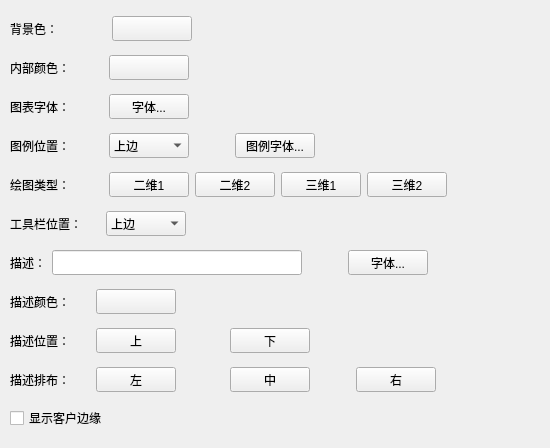
        <widget class="QWidget" name="page">
         <widget class="QWidget" name="layoutWidget">
          <property name="geometry">
           <rect>
            <x>10</x>
            <y>8</y>
            <width>531</width>
            <height>431</height>
           </rect>
          </property>
          <layout class="QVBoxLayout" name="verticalLayout_2">
           <item>
            <layout class="QHBoxLayout" name="horizontalLayout_3">
             <item>
              <widget class="QLabel" name="label">
               <property name="text">
                <string>背景色：</string>
               </property>
              </widget>
             </item>
             <item>
              <spacer name="horizontalSpacer_2">
               <property name="orientation">
                <enum>Qt::Horizontal</enum>
               </property>
               <property name="sizeType">
                <enum>QSizePolicy::Fixed</enum>
               </property>
               <property name="sizeHint" stdset="0">
                <size>
                 <width>48</width>
                 <height>20</height>
                </size>
               </property>
              </spacer>
             </item>
             <item>
              <widget class="QPushButton" name="backColorBtn">
               <property name="minimumSize">
                <size>
                 <width>80</width>
                 <height>25</height>
                </size>
               </property>
               <property name="maximumSize">
                <size>
                 <width>80</width>
                 <height>25</height>
                </size>
               </property>
               <property name="text">
                <string/>
               </property>
              </widget>
             </item>
             <item>
              <spacer name="horizontalSpacer_3">
               <property name="orientation">
                <enum>Qt::Horizontal</enum>
               </property>
               <property name="sizeHint" stdset="0">
                <size>
                 <width>40</width>
                 <height>20</height>
                </size>
               </property>
              </spacer>
             </item>
            </layout>
           </item>
           <item>
            <layout class="QHBoxLayout" name="horizontalLayout_4">
             <item>
              <widget class="QLabel" name="label_2">
               <property name="text">
                <string>内部颜色：</string>
               </property>
              </widget>
             </item>
             <item>
              <spacer name="horizontalSpacer_4">
               <property name="orientation">
                <enum>Qt::Horizontal</enum>
               </property>
               <property name="sizeType">
                <enum>QSizePolicy::Fixed</enum>
               </property>
               <property name="sizeHint" stdset="0">
                <size>
                 <width>33</width>
                 <height>20</height>
                </size>
               </property>
              </spacer>
             </item>
             <item>
              <widget class="QPushButton" name="interColorBtn">
               <property name="minimumSize">
                <size>
                 <width>80</width>
                 <height>25</height>
                </size>
               </property>
               <property name="maximumSize">
                <size>
                 <width>80</width>
                 <height>25</height>
                </size>
               </property>
               <property name="text">
                <string/>
               </property>
              </widget>
             </item>
             <item>
              <spacer name="horizontalSpacer_5">
               <property name="orientation">
                <enum>Qt::Horizontal</enum>
               </property>
               <property name="sizeHint" stdset="0">
                <size>
                 <width>40</width>
                 <height>20</height>
                </size>
               </property>
              </spacer>
             </item>
            </layout>
           </item>
           <item>
            <layout class="QHBoxLayout" name="horizontalLayout_5">
             <item>
              <widget class="QLabel" name="label_3">
               <property name="text">
                <string>图表字体：</string>
               </property>
              </widget>
             </item>
             <item>
              <spacer name="horizontalSpacer_6">
               <property name="orientation">
                <enum>Qt::Horizontal</enum>
               </property>
               <property name="sizeType">
                <enum>QSizePolicy::Fixed</enum>
               </property>
               <property name="sizeHint" stdset="0">
                <size>
                 <width>33</width>
                 <height>20</height>
                </size>
               </property>
              </spacer>
             </item>
             <item>
              <widget class="QPushButton" name="diagramFontBtn">
               <property name="minimumSize">
                <size>
                 <width>80</width>
                 <height>25</height>
                </size>
               </property>
               <property name="maximumSize">
                <size>
                 <width>80</width>
                 <height>25</height>
                </size>
               </property>
               <property name="text">
                <string>字体...</string>
               </property>
              </widget>
             </item>
             <item>
              <spacer name="horizontalSpacer_7">
               <property name="orientation">
                <enum>Qt::Horizontal</enum>
               </property>
               <property name="sizeHint" stdset="0">
                <size>
                 <width>40</width>
                 <height>20</height>
                </size>
               </property>
              </spacer>
             </item>
            </layout>
           </item>
           <item>
            <layout class="QHBoxLayout" name="horizontalLayout_6">
             <item>
              <widget class="QLabel" name="label_4">
               <property name="text">
                <string>图例位置：</string>
               </property>
              </widget>
             </item>
             <item>
              <spacer name="horizontalSpacer_8">
               <property name="orientation">
                <enum>Qt::Horizontal</enum>
               </property>
               <property name="sizeType">
                <enum>QSizePolicy::Fixed</enum>
               </property>
               <property name="sizeHint" stdset="0">
                <size>
                 <width>33</width>
                 <height>20</height>
                </size>
               </property>
              </spacer>
             </item>
             <item>
              <widget class="QComboBox" name="comboBox">
               <property name="minimumSize">
                <size>
                 <width>80</width>
                 <height>25</height>
                </size>
               </property>
               <property name="maximumSize">
                <size>
                 <width>80</width>
                 <height>25</height>
                </size>
               </property>
               <item>
                <property name="text">
                 <string>上边</string>
                </property>
               </item>
               <item>
                <property name="text">
                 <string>下边</string>
                </property>
               </item>
               <item>
                <property name="text">
                 <string>左边</string>
                </property>
               </item>
               <item>
                <property name="text">
                 <string>右边</string>
                </property>
               </item>
               <item>
                <property name="text">
                 <string>隐藏</string>
                </property>
               </item>
              </widget>
             </item>
             <item>
              <spacer name="horizontalSpacer_9">
               <property name="orientation">
                <enum>Qt::Horizontal</enum>
               </property>
               <property name="sizeType">
                <enum>QSizePolicy::Fixed</enum>
               </property>
               <property name="sizeHint" stdset="0">
                <size>
                 <width>40</width>
                 <height>20</height>
                </size>
               </property>
              </spacer>
             </item>
             <item>
              <widget class="QPushButton" name="valueFontBtn">
               <property name="minimumSize">
                <size>
                 <width>80</width>
                 <height>25</height>
                </size>
               </property>
               <property name="maximumSize">
                <size>
                 <width>80</width>
                 <height>25</height>
                </size>
               </property>
               <property name="text">
                <string>图例字体...</string>
               </property>
              </widget>
             </item>
             <item>
              <spacer name="horizontalSpacer_10">
               <property name="orientation">
                <enum>Qt::Horizontal</enum>
               </property>
               <property name="sizeHint" stdset="0">
                <size>
                 <width>40</width>
                 <height>20</height>
                </size>
               </property>
              </spacer>
             </item>
            </layout>
           </item>
           <item>
            <layout class="QHBoxLayout" name="horizontalLayout_19">
             <item>
              <widget class="QLabel" name="label_17">
               <property name="text">
                <string>绘图类型：</string>
               </property>
              </widget>
             </item>
             <item>
              <spacer name="horizontalSpacer_39">
               <property name="orientation">
                <enum>Qt::Horizontal</enum>
               </property>
               <property name="sizeType">
                <enum>QSizePolicy::Fixed</enum>
               </property>
               <property name="sizeHint" stdset="0">
                <size>
                 <width>33</width>
                 <height>20</height>
                </size>
               </property>
              </spacer>
             </item>
             <item>
              <widget class="QPushButton" name="histogramBtn">
               <property name="minimumSize">
                <size>
                 <width>80</width>
                 <height>25</height>
                </size>
               </property>
               <property name="maximumSize">
                <size>
                 <width>80</width>
                 <height>25</height>
                </size>
               </property>
               <property name="text">
                <string>二维1</string>
               </property>
              </widget>
             </item>
             <item>
              <widget class="QPushButton" name="histogram2Btn">
               <property name="minimumSize">
                <size>
                 <width>80</width>
                 <height>25</height>
                </size>
               </property>
               <property name="maximumSize">
                <size>
                 <width>80</width>
                 <height>25</height>
                </size>
               </property>
               <property name="text">
                <string>二维2</string>
               </property>
              </widget>
             </item>
             <item>
              <widget class="QPushButton" name="histogram3DBtn">
               <property name="minimumSize">
                <size>
                 <width>80</width>
                 <height>25</height>
                </size>
               </property>
               <property name="maximumSize">
                <size>
                 <width>80</width>
                 <height>25</height>
                </size>
               </property>
               <property name="text">
                <string>三维1</string>
               </property>
              </widget>
             </item>
             <item>
              <widget class="QPushButton" name="histogram3D2Btn">
               <property name="minimumSize">
                <size>
                 <width>80</width>
                 <height>25</height>
                </size>
               </property>
               <property name="maximumSize">
                <size>
                 <width>80</width>
                 <height>25</height>
                </size>
               </property>
               <property name="text">
                <string>三维2</string>
               </property>
              </widget>
             </item>
             <item>
              <spacer name="horizontalSpacer_38">
               <property name="orientation">
                <enum>Qt::Horizontal</enum>
               </property>
               <property name="sizeType">
                <enum>QSizePolicy::Expanding</enum>
               </property>
               <property name="sizeHint" stdset="0">
                <size>
                 <width>28</width>
                 <height>20</height>
                </size>
               </property>
              </spacer>
             </item>
            </layout>
           </item>
           <item>
            <layout class="QHBoxLayout" name="horizontalLayout_7">
             <item>
              <widget class="QLabel" name="label_5">
               <property name="text">
                <string>工具栏位置：</string>
               </property>
              </widget>
             </item>
             <item>
              <spacer name="horizontalSpacer_11">
               <property name="orientation">
                <enum>Qt::Horizontal</enum>
               </property>
               <property name="sizeType">
                <enum>QSizePolicy::Fixed</enum>
               </property>
               <property name="sizeHint" stdset="0">
                <size>
                 <width>18</width>
                 <height>20</height>
                </size>
               </property>
              </spacer>
             </item>
             <item>
              <widget class="QComboBox" name="toolBarBox">
               <property name="minimumSize">
                <size>
                 <width>80</width>
                 <height>25</height>
                </size>
               </property>
               <property name="maximumSize">
                <size>
                 <width>80</width>
                 <height>25</height>
                </size>
               </property>
               <item>
                <property name="text">
                 <string>上边</string>
                </property>
               </item>
               <item>
                <property name="text">
                 <string>下边</string>
                </property>
               </item>
               <item>
                <property name="text">
                 <string>隐藏</string>
                </property>
               </item>
              </widget>
             </item>
             <item>
              <spacer name="horizontalSpacer_22">
               <property name="orientation">
                <enum>Qt::Horizontal</enum>
               </property>
               <property name="sizeHint" stdset="0">
                <size>
                 <width>40</width>
                 <height>20</height>
                </size>
               </property>
              </spacer>
             </item>
            </layout>
           </item>
           <item>
            <layout class="QHBoxLayout" name="horizontalLayout_8">
             <item>
              <widget class="QLabel" name="label_6">
               <property name="text">
                <string>描述：</string>
               </property>
              </widget>
             </item>
             <item>
              <widget class="QLineEdit" name="describeEdit">
               <property name="minimumSize">
                <size>
                 <width>250</width>
                 <height>25</height>
                </size>
               </property>
              </widget>
             </item>
             <item>
              <spacer name="horizontalSpacer_12">
               <property name="orientation">
                <enum>Qt::Horizontal</enum>
               </property>
               <property name="sizeType">
                <enum>QSizePolicy::Fixed</enum>
               </property>
               <property name="sizeHint" stdset="0">
                <size>
                 <width>40</width>
                 <height>20</height>
                </size>
               </property>
              </spacer>
             </item>
             <item>
              <widget class="QPushButton" name="discribeFontBtn">
               <property name="minimumSize">
                <size>
                 <width>80</width>
                 <height>25</height>
                </size>
               </property>
               <property name="maximumSize">
                <size>
                 <width>80</width>
                 <height>25</height>
                </size>
               </property>
               <property name="text">
                <string>字体...</string>
               </property>
              </widget>
             </item>
             <item>
              <spacer name="horizontalSpacer_21">
               <property name="orientation">
                <enum>Qt::Horizontal</enum>
               </property>
               <property name="sizeHint" stdset="0">
                <size>
                 <width>40</width>
                 <height>20</height>
                </size>
               </property>
              </spacer>
             </item>
            </layout>
           </item>
           <item>
            <layout class="QHBoxLayout" name="horizontalLayout_20">
             <item>
              <widget class="QLabel" name="label_18">
               <property name="text">
                <string>描述颜色：</string>
               </property>
              </widget>
             </item>
             <item>
              <spacer name="horizontalSpacer_41">
               <property name="orientation">
                <enum>Qt::Horizontal</enum>
               </property>
               <property name="sizeType">
                <enum>QSizePolicy::Fixed</enum>
               </property>
               <property name="sizeHint" stdset="0">
                <size>
                 <width>20</width>
                 <height>20</height>
                </size>
               </property>
              </spacer>
             </item>
             <item>
              <widget class="QPushButton" name="describeColorBtn">
               <property name="minimumSize">
                <size>
                 <width>80</width>
                 <height>25</height>
                </size>
               </property>
               <property name="maximumSize">
                <size>
                 <width>80</width>
                 <height>25</height>
                </size>
               </property>
               <property name="text">
                <string/>
               </property>
              </widget>
             </item>
             <item>
              <spacer name="horizontalSpacer_42">
               <property name="orientation">
                <enum>Qt::Horizontal</enum>
               </property>
               <property name="sizeHint" stdset="0">
                <size>
                 <width>40</width>
                 <height>20</height>
                </size>
               </property>
              </spacer>
             </item>
            </layout>
           </item>
           <item>
            <layout class="QHBoxLayout" name="horizontalLayout_9">
             <item>
              <widget class="QLabel" name="label_7">
               <property name="text">
                <string>描述位置：</string>
               </property>
              </widget>
             </item>
             <item>
              <spacer name="horizontalSpacer_13">
               <property name="orientation">
                <enum>Qt::Horizontal</enum>
               </property>
               <property name="sizeType">
                <enum>QSizePolicy::Fixed</enum>
               </property>
               <property name="sizeHint" stdset="0">
                <size>
                 <width>20</width>
                 <height>20</height>
                </size>
               </property>
              </spacer>
             </item>
             <item>
              <widget class="QPushButton" name="topBtn">
               <property name="minimumSize">
                <size>
                 <width>80</width>
                 <height>25</height>
                </size>
               </property>
               <property name="maximumSize">
                <size>
                 <width>80</width>
                 <height>25</height>
                </size>
               </property>
               <property name="text">
                <string>上</string>
               </property>
              </widget>
             </item>
             <item>
              <spacer name="horizontalSpacer_14">
               <property name="orientation">
                <enum>Qt::Horizontal</enum>
               </property>
               <property name="sizeType">
                <enum>QSizePolicy::Fixed</enum>
               </property>
               <property name="sizeHint" stdset="0">
                <size>
                 <width>48</width>
                 <height>20</height>
                </size>
               </property>
              </spacer>
             </item>
             <item>
              <widget class="QPushButton" name="bottomBtn">
               <property name="minimumSize">
                <size>
                 <width>80</width>
                 <height>25</height>
                </size>
               </property>
               <property name="maximumSize">
                <size>
                 <width>80</width>
                 <height>25</height>
                </size>
               </property>
               <property name="text">
                <string>下</string>
               </property>
              </widget>
             </item>
             <item>
              <spacer name="horizontalSpacer_15">
               <property name="orientation">
                <enum>Qt::Horizontal</enum>
               </property>
               <property name="sizeHint" stdset="0">
                <size>
                 <width>40</width>
                 <height>20</height>
                </size>
               </property>
              </spacer>
             </item>
            </layout>
           </item>
           <item>
            <layout class="QHBoxLayout" name="horizontalLayout_10">
             <item>
              <widget class="QLabel" name="label_8">
               <property name="text">
                <string>描述排布：</string>
               </property>
              </widget>
             </item>
             <item>
              <spacer name="horizontalSpacer_16">
               <property name="orientation">
                <enum>Qt::Horizontal</enum>
               </property>
               <property name="sizeType">
                <enum>QSizePolicy::Fixed</enum>
               </property>
               <property name="sizeHint" stdset="0">
                <size>
                 <width>20</width>
                 <height>20</height>
                </size>
               </property>
              </spacer>
             </item>
             <item>
              <widget class="QPushButton" name="leftBtn">
               <property name="minimumSize">
                <size>
                 <width>80</width>
                 <height>25</height>
                </size>
               </property>
               <property name="maximumSize">
                <size>
                 <width>80</width>
                 <height>25</height>
                </size>
               </property>
               <property name="text">
                <string>左</string>
               </property>
              </widget>
             </item>
             <item>
              <spacer name="horizontalSpacer_17">
               <property name="orientation">
                <enum>Qt::Horizontal</enum>
               </property>
               <property name="sizeType">
                <enum>QSizePolicy::Fixed</enum>
               </property>
               <property name="sizeHint" stdset="0">
                <size>
                 <width>48</width>
                 <height>20</height>
                </size>
               </property>
              </spacer>
             </item>
             <item>
              <widget class="QPushButton" name="middleBtn">
               <property name="minimumSize">
                <size>
                 <width>80</width>
                 <height>25</height>
                </size>
               </property>
               <property name="maximumSize">
                <size>
                 <width>80</width>
                 <height>25</height>
                </size>
               </property>
               <property name="text">
                <string>中</string>
               </property>
              </widget>
             </item>
             <item>
              <spacer name="horizontalSpacer_18">
               <property name="orientation">
                <enum>Qt::Horizontal</enum>
               </property>
               <property name="sizeType">
                <enum>QSizePolicy::Fixed</enum>
               </property>
               <property name="sizeHint" stdset="0">
                <size>
                 <width>40</width>
                 <height>20</height>
                </size>
               </property>
              </spacer>
             </item>
             <item>
              <widget class="QPushButton" name="rightBtn">
               <property name="minimumSize">
                <size>
                 <width>80</width>
                 <height>25</height>
                </size>
               </property>
               <property name="maximumSize">
                <size>
                 <width>80</width>
                 <height>25</height>
                </size>
               </property>
               <property name="text">
                <string>右</string>
               </property>
              </widget>
             </item>
             <item>
              <spacer name="horizontalSpacer_19">
               <property name="orientation">
                <enum>Qt::Horizontal</enum>
               </property>
               <property name="sizeType">
                <enum>QSizePolicy::Expanding</enum>
               </property>
               <property name="sizeHint" stdset="0">
                <size>
                 <width>40</width>
                 <height>20</height>
                </size>
               </property>
              </spacer>
             </item>
            </layout>
           </item>
           <item>
            <layout class="QHBoxLayout" name="horizontalLayout_11">
             <item>
              <widget class="QCheckBox" name="clientEdgeCheck">
               <property name="text">
                <string>显示客户边缘</string>
               </property>
              </widget>
             </item>
             <item>
              <spacer name="horizontalSpacer_23">
               <property name="orientation">
                <enum>Qt::Horizontal</enum>
               </property>
               <property name="sizeHint" stdset="0">
                <size>
                 <width>40</width>
                 <height>20</height>
                </size>
               </property>
              </spacer>
             </item>
            </layout>
           </item>
          </layout>
         </widget>
        </widget>
